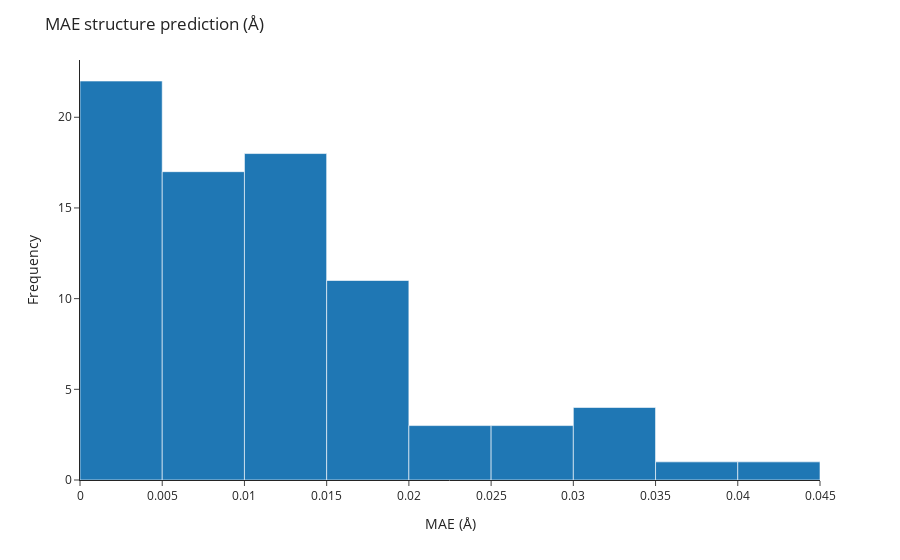

Notebook code for this chart:
### Code cell
all_mae_norms = []

for idx, data in enumerate(train_loader):

    interpolated_ts_coords = data.pos_interpolated_transition_state.detach().numpy()
    real_ts_coords = data.pos_transition_state.detach().numpy()
    difference_ts_coords = interpolated_ts_coords - real_ts_coords
    norm_difference_ts_coords = np.linalg.norm(difference_ts_coords, axis=1)

    # Mean absolute error
    mae = np.mean(norm_difference_ts_coords)
    all_mae_norms.append(mae)

    # Plot the real and interpolated TS structures
    # with two different colors on the same plot
    fig = px.scatter_3d(
        x=np.concatenate((real_ts_coords[:, 0], interpolated_ts_coords[:, 0])),
        y=np.concatenate((real_ts_coords[:, 1], interpolated_ts_coords[:, 1])),
        z=np.concatenate((real_ts_coords[:, 2], interpolated_ts_coords[:, 2])),
        color=np.concatenate((np.zeros(len(real_ts_coords)), np.ones(len(interpolated_ts_coords)))),
    )

    # Set the title of the plot as the mean absolute error
    fig.update_layout(title=f"MAE of structure prediction: {mae:.3f} Å")
    fig.write_html(f"plots/hamiltonian_model/interpolated_ts_{idx}_mae_{mae:.3f}.html")

# Plot a histogram of the MAE
fig = px.histogram(x=all_mae_norms, nbins=20, template="simple_white")
fig.update_layout(title="MAE structure prediction (Å)")
fig.update_xaxes(title_text="MAE (Å)")
fig.update_yaxes(title_text="Frequency")
fig.write_html("plots/hamiltonian_model/interpolated_ts_mae_histogram.html")
fig.show()

### Figure 1 — Plotly figure (JSON) as saved in the notebook; plotly's stock layout.template omitted (floating-point values rounded to 4 significant figures)
{"data": [{"alignmentgroup": "True", "bingroup": "x", "hovertemplate": "x=%{x}<br>count=%{y}<extra></extra>", "legendgroup": "", "marker": {"color": "#1F77B4", "pattern": {"shape": ""}}, "name": "", "nbinsx": 20, "offsetgroup": "", "orientation": "v", "showlegend": false, "type": "histogram", "x": [0.01496, 0.02173, 0.01157, 0.00802, 0.01627, 0.007495, 0.004388, 0.01724, 0.01101, 0.006623, 0.01829, 0.01878, 0.004353, 0.002103, 0.01585, 0.01474, 0.0006681, 0.01881, 0.003919, 0.02099, 0.01111, 0.009395, 0.003125, 0.01528, 0.01054, 0.004145, 0.01321, 0.0007571, 0.007226, 0.003625, 0.008839, 0.004628, 0.001795, 0.0118, 0.03748, 0.0009887, 0.003651, 0.01791, 0.01084, 0.016, 0.000894, 0.03019, 0.009844, 0.009609, 0.009318, 0.02667, 0.007343, 0.0252, 0.0005671, 0.01017, 0.004762, 0.01113, 0.03224, 0.005423, 0.01138, 0.03252, 0.003764, 0.01118, 0.001443, 0.02588, 0.01847, 0.0143, 0.0134, 0.01089, 0.002847, 0.04059, 0.006316, 0.004223, 0.006622, 0.01499, 0.005072, 0.02031, 0.00355, 0.009707, 0.03398, 0.006672, 0.0005268, 0.01085, 0.01559, 0.009209], "xaxis": "x", "yaxis": "y"}], "layout": {"barmode": "relative", "legend": {"tracegroupgap": 0}, "margin": {"t": 60}, "title": {"text": "MAE structure prediction (Å)"}, "xaxis": {"anchor": "y", "domain": [0, 1], "title": {"text": "MAE (Å)"}}, "yaxis": {"anchor": "x", "domain": [0, 1], "title": {"text": "Frequency"}}}}
